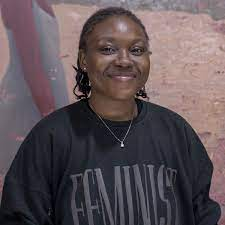
#> input picture Week1/img/artistCN.jpg, 225 x 225 px, found by its file name
$ jupyter execute --allow-errors practice-3.ipynb
#> lines starting #> are read from the running program, lines starting #| are printed output that depends on the picture
[cell 1]
import cv2
import os
image_path = r'C:\Users\PRECIOUS\Documents\Year4\Final_Year2\CSC418\Weeks\Week1\img\artistCN.jpg'
directory = r'C:\Users\PRECIOUS\Documents\Year4\Final_Year2\CSC418\Weeks\Week1\img'
img = cv2.imread(image_path, 0)
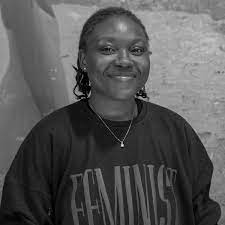
#> img: shape (225, 225); min 0, max 240, mean 86.4
os.chdir(directory)
print('Before saving image:')
#> (the rest of this cell did not finish here and is left out)
